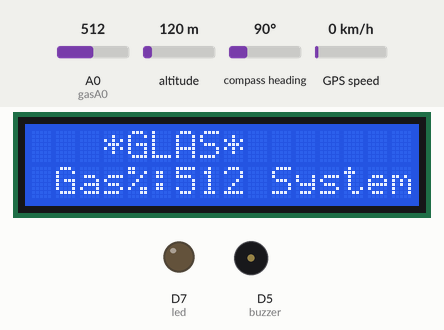
This sketch was run on a simulated ESP8266 (NodeMCU). On the bench: 16×2 character LCD, output pins drawn as LEDs (lit = HIGH), buzzer (waves = sounding, pin HIGH). The inputs (shaded band) are chosen by the test bench; at power-on: A0 (gasA0) = 512, altitude 120 m, compass heading 90°, GPS speed 0 km/h. WiFi joins after 1.5 s; servers stay silent unless stated; the GPS gets a fix after 3 s at 37.7749, -122.4194 with 8 satellites; the modem accepts every AT command (registered, SIM ready, sends succeed) and sends nothing else; what the sketch prints to the serial monitor is not drawn.

Above: at 5.9 s.
6.0 s: A0 (gasA0) set to 591
At 9.2 s:
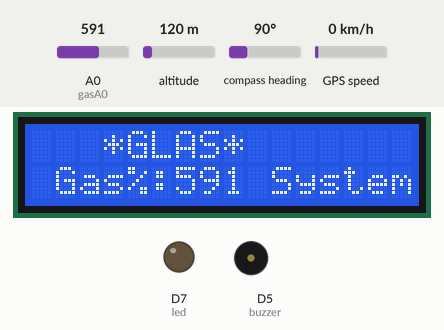
9.6 s: A0 (gasA0) set to 607
At 13.5 s:
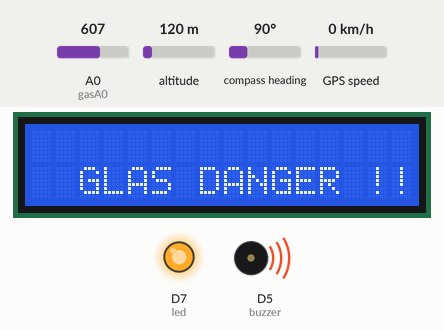
16.8 s: A0 (gasA0) set to 590
At 18.5 s:
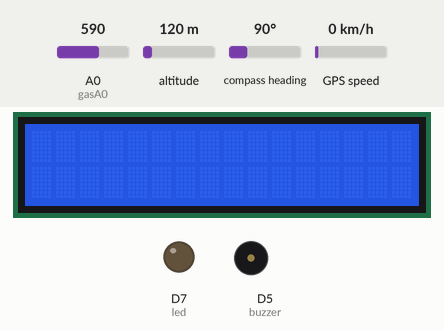
21.1 s: A0 (gasA0) set to 610
At 28.2 s:
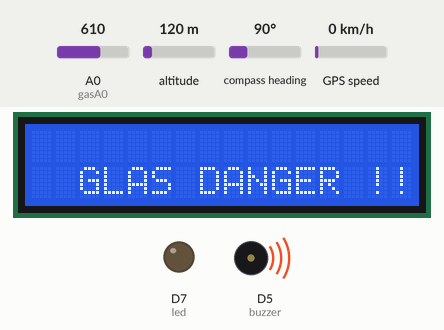
Timing chart, 0 to 29.2 s (numbered marks = the images above; inputs shaded):
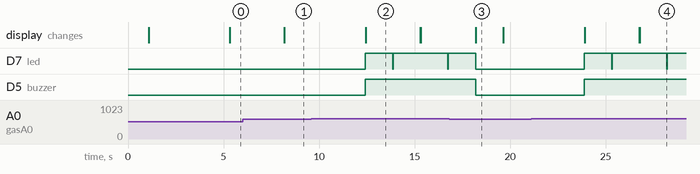

The sketch:

glas-project-code.ino
```cpp
#include <ESP8266WiFi.h>
#include <Blynk.h>
#include <BlynkSimpleEsp8266.h>
#include <SimpleTimer.h>
#include <LiquidCrystal_I2C.h>
#include <SoftwareSerial.h>
#include <TinyGPS++.h>
LiquidCrystal_I2C lcd(0x27,16,2);
SoftwareSerial mySerial(1,3); // ({GPIO3}RX=TXD{gsm} , {GPIO1}TX=RXD{gsm})
TinyGPSPlus gps;
SoftwareSerial sgps(0,2); // (D3 - brown - RX, D4 - red - TX)

#define BLYNK_TEMPLATE_ID "TMPLJ0DvWSUE"
#define BLYNK_TEMPLATE_NAME "GLAS" /*GAS LEAK ALERT SYSTEM*/
#define BLYNK_AUTH_TOKEN "jLEL4xCf7HO7aFU-BnGY3Rl65duMxjKC"
#define BLYNK_PRINT Serial

int buzzer = D5;
int gasA0 = A0;
int gasdata = 0;
int led = D7;
int sensorThres = 600;

float lati, longi;

byte Bell[8] = {
0b00100,
0b01110,
0b01110,
0b01110,
0b11111,
0b00000,
0b00100,
0b00000
};

String textForSMS;
char auth[] = BLYNK_AUTH_TOKEN;
char ssid[] = "****"; //wifi-user name
char pass[] = "******"; //wifi-password

SimpleTimer timer;

void setup()
{
 randomSeed(analogRead(0));
 Serial.begin(9600);
 mySerial.begin(9600);
 sgps.begin(9600);
 pinMode(gasA0, INPUT);
 pinMode(buzzer, OUTPUT);
 pinMode(led, OUTPUT);
 delay(1000);

  lcd.begin();
  lcd.backlight();
  lcd.setCursor(3,0); //Set cursor to character 3 on line 0
  lcd.print("*GLAS*");

  lcd.createChar(0,Bell);
  lcd.setCursor(2,1); //Set cursor to character 2 on line 1
  lcd.write(0);
  lcd.setCursor(4,1); //Set cursor to character 4 on line 1
  lcd.print("Alert System");

  Blynk.begin(auth, ssid, pass);
  timer.setInterval(1000L, Sensors);
  delay(1000);
}

void loop()
{
  gasdata = analogRead(gasA0);
  timer.run(); // Initiates SimpleTimer
  lcd.setCursor(3,0); //Set cursor to character 3 on line 0
  lcd.print("*GLAS*");
  lcd.setCursor(1,1); //Set cursor to character 0 on line 1
  lcd.print("Gas%:");
  lcd.setCursor(6,1); //Set cursor to character 5 on line 1
  lcd.print(gasdata);
  digitalWrite(led, LOW);

  sgps.listen();
  while (sgps.available())
  {
    if (gps.encode(sgps.read()))
    {
      //gps.f_get_position(&lati, &longi);
      lati = (gps.location.lat());
      longi = (gps.location.lng());
    }
  }

  Blynk.run();
  /*timer.setInterval(1000L, Sensors);//on comment*/
  timer.run();
}

void sendSMS(String message)
{
  Blynk.begin(auth, ssid, pass);
  mySerial.print("AT+CMGF=1\r");                     // AT command to send SMS message
  delay(200);
  mySerial.println("AT + CMGS = \"+919940537047\""); // recipient's mobile number, in international format
  delay(200);
  mySerial.println(message);                         // message to send
  delay(200);
  mySerial.println((char)26);                        // End AT command with a ^Z, ASCII code 26
  delay(200);
  mySerial.println();
  delay(100);                                      // give module time to send SMS
  /* Serial.print("AT+CMGF=1\r");                     // AT command to send SMS message
  delay(200);
  Serial.println("AT + CMGS = \"+919940537047\""); // recipient's mobile number, in international format
  delay(200);
  Serial.println(message);                         // message to send
  delay(200);
  Serial.println((char)26);                        // End AT command with a ^Z, ASCII code 26
  delay(200);
  Serial.println();
  delay(100);                                      // give module time to send SMS */
}

void Sensors()
{
  //int gasdata = analogRead(gasA0);
  Blynk.virtualWrite(V0, gasdata);

  if (gasdata > sensorThres)
  {
    textForSMS =  "\nValue Exceeded!!!\n";
    textForSMS = textForSMS + " Sensor Value: ";
    textForSMS = textForSMS + gasdata;
    textForSMS = textForSMS + "\n";

    digitalWrite(buzzer, HIGH);//tone(buzzer, 1000, 200);
    digitalWrite(led, HIGH);
    Blynk.logEvent("alert_gas_leak","!Alert! 'CHECK' Gas Leak Detected!");

Serial.print("LAT:  ");
Serial.println(lati, 6);
Serial.print("LONG: ");
Serial.println(longi, 6);

    lcd.clear();
    lcd.setCursor(2,1);  //Set cursor to character 2 on line 1
    lcd.print("GLAS DANGER !!");

    sendSMS(textForSMS);
    Serial.println(textForSMS);
    Serial.println("SMS sent.");
    textForSMS = "";
    delay(200);
    lcd.clear();
  }

  if (gasdata < sensorThres)
  {
    textForSMS =  "\nValue Got Normal\n";
    textForSMS = textForSMS + " Sensor Value: ";
    textForSMS = textForSMS + gasdata;
    textForSMS = textForSMS + "\n";

    digitalWrite(buzzer, LOW);//noTone(buzzer);
    digitalWrite(led, LOW);

    sendSMS(textForSMS);
    Serial.println(textForSMS);
    textForSMS = "";
    delay(200);
  }
}
```

Measured:
- the behaviour switches between 600 and 601 on A0 (gasA0) (found by bisection; images 1 and 2)
- after the input at 6.0 s, the display: changes after 2.2 s (image 1)
- after the input at 9.6 s, D7 (led): goes HIGH 1.4 s, LOW 0.02 s, HIGH 2.9 s, LOW 0.02 s, then HIGH, starting after 2.8 s; D5 (buzzer): LOW → HIGH after 2.8 s; the display: changes after 2.8 s (image 2)
- after the input at 16.8 s, D5 (buzzer): HIGH → LOW after 1.4 s
- after the input at 21.1 s, D7 (led): goes HIGH 1.4 s, LOW 0.02 s, HIGH 2.9 s, LOW 0.02 s, then HIGH, starting after 2.8 s; D5 (buzzer): LOW → HIGH after 2.8 s; the display: changes after 2.8 s (image 4)
- what the display in image 2 shows lasts 2.9 s, from 12.4 s to 15.3 s
- what the display in image 3 shows lasts 1.4 s, from 18.2 s to 19.6 s
